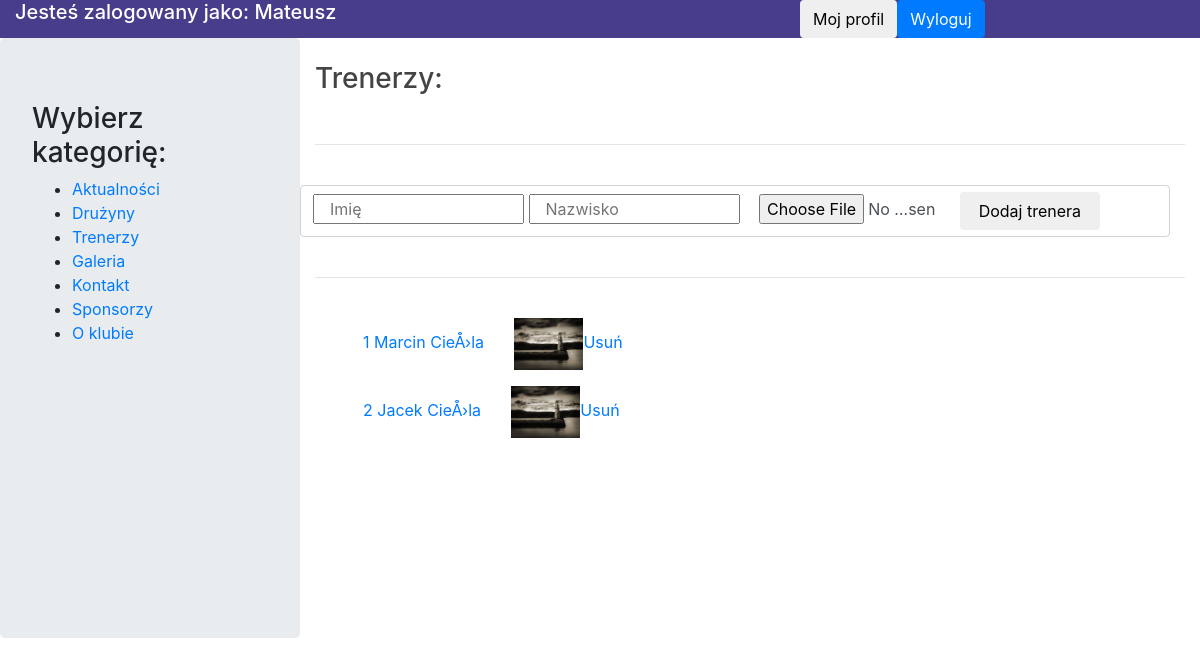
The page /admin/panel.php?strona=trenerzy (signed in) on the database its author committed.
### tables this page shows
CREATE TABLE `coaches` (
  `coach_id` int(11) NOT NULL,
  `name` text NOT NULL,
  `surname` text NOT NULL,
  `photo` varchar(30) NOT NULL
);

### admin/panel/view/coaches.php (the view, shortened to what this page needs)
<?php
    require_once('../admin/scripts/connect.php');
    $con = mysqli_connect($host, $usr, $pass, $db);
    echo '<br><h3>Trenerzy:</h3><br><hr><br>
            <form class="form-control row" action="/promnik/admin/panel/model/add_coach.php" method="post" enctype="multipart/form-data">
                <input type="text" name="name" class=" col-3" placeholder="Imię">
                <input type="text" name="surname" class=" col-3" placeholder="Nazwisko">
                <input type="file" name="photo" class="col-3">
                <input type="submit" value="Dodaj trenera" class="col-2 btn">
            </form><br><hr><br>';
    $num = 1;
    $coaches = mysqli_query($con, "SELECT * FROM coaches ORDER BY surname ASC");
    while ($coach = mysqli_fetch_assoc($coaches)) {
        echo '<div class="row" style="margin-left: 3em">
                <p><a href="/promnik/admin/panel.php?strona=edytujtrenera&id='.$coach['coach_id'].'">'.$num.' '.$coach['name'].' '.$coach['surname'].'</a>';
            if($coach['photo'] !== '') {
                echo '<img src="/promnik/img/coaches/'.$coach['photo'].'" height="52" style="margin-left: 30px; margin right: 30px">';
            }
        echo '<a href="/promnik/admin/panel/model/coach_del.php?id='.$coach['coach_id'].'">Usuń</a>
            </p></div>';
        $num++;
    }
?>

### rows shown on the page
coaches: name "Marcin", surname "CieÅ›la", photo (picture)
coaches: name "Jacek", surname "CieÅ›la", photo (picture)

### other values the page prints
$_SESSION['usr_name'] "Mateusz"
